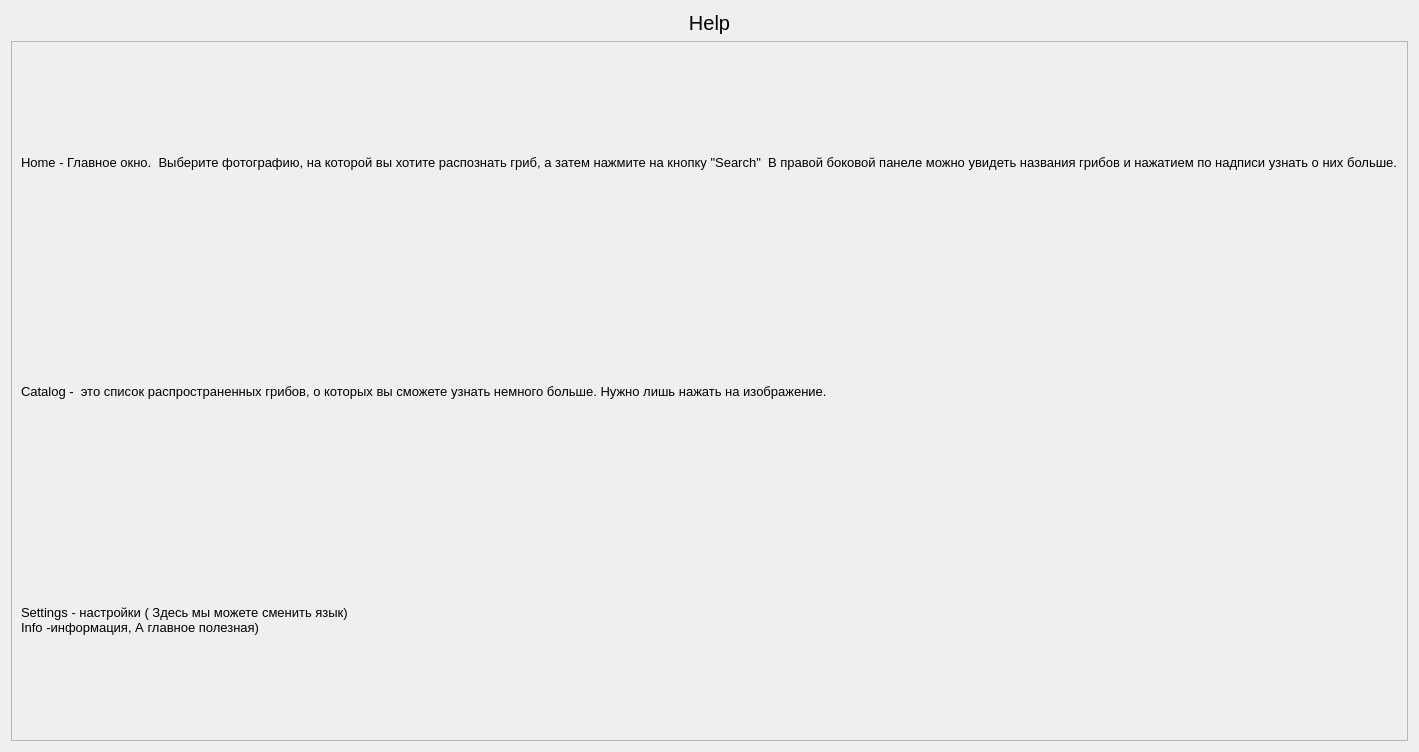
            <widget class="QWidget" name="page_3">
             <layout class="QVBoxLayout" name="verticalLayout_9">
              <item alignment="Qt::AlignTop">
               <widget class="QLabel" name="label_4">
                <property name="font">
                 <font>
                  <pointsize>15</pointsize>
                 </font>
                </property>
                <property name="text">
                 <string>Help</string>
                </property>
                <property name="alignment">
                 <set>Qt::AlignCenter</set>
                </property>
               </widget>
              </item>
              <item>
               <widget class="QFrame" name="frame_12">
                <property name="minimumSize">
                 <size>
                  <width>210</width>
                  <height>700</height>
                 </size>
                </property>
                <property name="frameShape">
                 <enum>QFrame::StyledPanel</enum>
                </property>
                <property name="frameShadow">
                 <enum>QFrame::Raised</enum>
                </property>
                <layout class="QVBoxLayout" name="verticalLayout_36">
                 <item>
                  <widget class="QLabel" name="label">
                   <property name="font">
                    <font>
                     <pointsize>10</pointsize>
                    </font>
                   </property>
                   <property name="text">
                    <string>Home - Главное окно.  Выберите фотографию, на которой вы хотите распознать гриб, а затем нажмите на кнопку &quot;Search&quot;  В правой боковой панеле можно увидеть названия грибов и нажатием по надписи узнать о них больше.</string>
                   </property>
                  </widget>
                 </item>
                 <item>
                  <widget class="QLabel" name="label_15">
                   <property name="font">
                    <font>
                     <pointsize>10</pointsize>
                    </font>
                   </property>
                   <property name="text">
                    <string>Сatalog -  это список распространенных грибов, о которых вы сможете узнать немного больше. Нужно лишь нажать на изображение.</string>
                   </property>
                  </widget>
                 </item>
                 <item>
                  <widget class="QLabel" name="label_16">
                   <property name="font">
                    <font>
                     <pointsize>10</pointsize>
                    </font>
                   </property>
                   <property name="text">
                    <string>Settings - настройки ( Здесь мы можете сменить язык) 
Info -информация, А главное полезная)</string>
                   </property>
                  </widget>
                 </item>
                </layout>
               </widget>
              </item>
             </layout>
            </widget>
